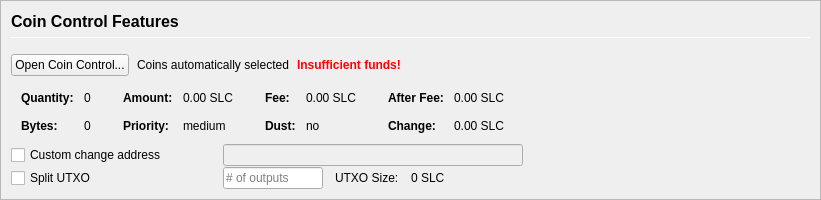
         <widget class="QFrame" name="frameCoinControl">
          <property name="sizePolicy">
           <sizepolicy hsizetype="Expanding" vsizetype="Expanding">
            <horstretch>0</horstretch>
            <verstretch>0</verstretch>
           </sizepolicy>
          </property>
          <property name="maximumSize">
           <size>
            <width>16777215</width>
            <height>16777215</height>
           </size>
          </property>
          <property name="frameShape">
           <enum>QFrame::StyledPanel</enum>
          </property>
          <property name="frameShadow">
           <enum>QFrame::Sunken</enum>
          </property>
          <layout class="QVBoxLayout" name="verticalLayoutCoinControl2">
           <property name="spacing">
            <number>0</number>
           </property>
           <property name="leftMargin">
            <number>0</number>
           </property>
           <property name="topMargin">
            <number>0</number>
           </property>
           <property name="rightMargin">
            <number>0</number>
           </property>
           <property name="bottomMargin">
            <number>0</number>
           </property>
           <item>
            <widget class="QFrame" name="frameCoinControl_BG">
             <layout class="QVBoxLayout" name="verticalLayoutCoinControl" stretch="0,0,0,0,0,0">
              <property name="spacing">
               <number>1</number>
              </property>
              <property name="leftMargin">
               <number>10</number>
              </property>
              <property name="topMargin">
               <number>10</number>
              </property>
              <item>
               <layout class="QHBoxLayout" name="horizontalLayoutCoinControl1">
                <property name="bottomMargin">
                 <number>15</number>
                </property>
                <item>
                 <layout class="QVBoxLayout" name="verticalLayout_3">
                  <property name="spacing">
                   <number>6</number>
                  </property>
                  <item>
                   <widget class="QLabel" name="labelCoinControlFeatures">
                    <property name="sizePolicy">
                     <sizepolicy hsizetype="Preferred" vsizetype="Maximum">
                      <horstretch>0</horstretch>
                      <verstretch>0</verstretch>
                     </sizepolicy>
                    </property>
                    <property name="minimumSize">
                     <size>
                      <width>0</width>
                      <height>20</height>
                     </size>
                    </property>
                    <property name="font">
                     <font>
                      <pointsize>12</pointsize>
                      <weight>75</weight>
                      <bold>true</bold>
                     </font>
                    </property>
                    <property name="styleSheet">
                     <string notr="true">font-weight:bold;</string>
                    </property>
                    <property name="text">
                     <string>Coin Control Features</string>
                    </property>
                   </widget>
                  </item>
                  <item>
                   <widget class="Line" name="line">
                    <property name="minimumSize">
                     <size>
                      <width>0</width>
                      <height>1</height>
                     </size>
                    </property>
                    <property name="maximumSize">
                     <size>
                      <width>16777215</width>
                      <height>1</height>
                     </size>
                    </property>
                    <property name="orientation">
                     <enum>Qt::Horizontal</enum>
                    </property>
                   </widget>
                  </item>
                 </layout>
                </item>
               </layout>
              </item>
              <item>
               <layout class="QHBoxLayout" name="horizontalLayoutCoinControl2" stretch="0,0,0,0">
                <property name="spacing">
                 <number>8</number>
                </property>
                <property name="bottomMargin">
                 <number>10</number>
                </property>
                <item>
                 <widget class="QPushButton" name="pushButtonCoinControl">
                  <property name="styleSheet">
                   <string notr="true"/>
                  </property>
                  <property name="text">
                   <string>Open Coin Control...</string>
                  </property>
                  <property name="autoDefault">
                   <bool>false</bool>
                  </property>
                 </widget>
                </item>
                <item>
                 <widget class="QLabel" name="labelCoinControlAutomaticallySelected">
                  <property name="text">
                   <string>Coins automatically selected</string>
                  </property>
                  <property name="margin">
                   <number>5</number>
                  </property>
                 </widget>
                </item>
                <item>
                 <widget class="QLabel" name="labelCoinControlInsuffFunds">
                  <property name="font">
                   <font>
                    <weight>75</weight>
                    <bold>true</bold>
                   </font>
                  </property>
                  <property name="styleSheet">
                   <string notr="true">color:red;font-weight:bold;</string>
                  </property>
                  <property name="text">
                   <string>Insufficient funds!</string>
                  </property>
                  <property name="margin">
                   <number>5</number>
                  </property>
                 </widget>
                </item>
                <item>
                 <spacer name="horizontalSpacerCoinControl">
                  <property name="orientation">
                   <enum>Qt::Horizontal</enum>
                  </property>
                  <property name="sizeHint" stdset="0">
                   <size>
                    <width>40</width>
                    <height>1</height>
                   </size>
                  </property>
                 </spacer>
                </item>
               </layout>
              </item>
              <item>
               <widget class="QWidget" name="widgetCoinControl" native="true">
                <property name="sizePolicy">
                 <sizepolicy hsizetype="Preferred" vsizetype="Preferred">
                  <horstretch>0</horstretch>
                  <verstretch>0</verstretch>
                 </sizepolicy>
                </property>
                <property name="minimumSize">
                 <size>
                  <width>0</width>
                  <height>0</height>
                 </size>
                </property>
                <property name="styleSheet">
                 <string notr="true"/>
                </property>
                <layout class="QHBoxLayout" name="horizontalLayoutCoinControl5">
                 <property name="leftMargin">
                  <number>0</number>
                 </property>
                 <property name="topMargin">
                  <number>0</number>
                 </property>
                 <property name="rightMargin">
                  <number>0</number>
                 </property>
                 <property name="bottomMargin">
                  <number>0</number>
                 </property>
                 <item>
                  <layout class="QHBoxLayout" name="horizontalLayoutCoinControl3" stretch="0,0,0,1">
                   <property name="spacing">
                    <number>20</number>
                   </property>
                   <property name="topMargin">
                    <number>0</number>
                   </property>
                   <property name="bottomMargin">
                    <number>10</number>
                   </property>
                   <item>
                    <layout class="QFormLayout" name="formLayoutCoinControl1">
                     <property name="horizontalSpacing">
                      <number>10</number>
                     </property>
                     <property name="verticalSpacing">
                      <number>14</number>
                     </property>
                     <property name="leftMargin">
                      <number>10</number>
                     </property>
                     <property name="topMargin">
                      <number>4</number>
                     </property>
                     <property name="rightMargin">
                      <number>6</number>
                     </property>
                     <item row="0" column="0">
                      <widget class="QLabel" name="labelCoinControlQuantityText">
                       <property name="font">
                        <font>
                         <weight>75</weight>
                         <bold>true</bold>
                        </font>
                       </property>
                       <property name="text">
                        <string>Quantity:</string>
                       </property>
                       <property name="margin">
                        <number>0</number>
                       </property>
                      </widget>
                     </item>
                     <item row="0" column="1">
                      <widget class="QLabel" name="labelCoinControlQuantity">
                       <property name="cursor">
                        <cursorShape>IBeamCursor</cursorShape>
                       </property>
                       <property name="contextMenuPolicy">
                        <enum>Qt::ActionsContextMenu</enum>
                       </property>
                       <property name="text">
                        <string notr="true">0</string>
                       </property>
                       <property name="margin">
                        <number>0</number>
                       </property>
                       <property name="textInteractionFlags">
                        <set>Qt::LinksAccessibleByMouse|Qt::TextSelectableByKeyboard|Qt::TextSelectableByMouse</set>
                       </property>
                      </widget>
                     </item>
                     <item row="1" column="0">
                      <widget class="QLabel" name="labelCoinControlBytesText">
                       <property name="font">
                        <font>
                         <weight>75</weight>
                         <bold>true</bold>
                        </font>
                       </property>
                       <property name="text">
                        <string>Bytes:</string>
                       </property>
                      </widget>
                     </item>
                     <item row="1" column="1">
                      <widget class="QLabel" name="labelCoinControlBytes">
                       <property name="cursor">
                        <cursorShape>IBeamCursor</cursorShape>
                       </property>
                       <property name="contextMenuPolicy">
                        <enum>Qt::ActionsContextMenu</enum>
                       </property>
                       <property name="text">
                        <string notr="true">0</string>
                       </property>
                       <property name="textInteractionFlags">
                        <set>Qt::LinksAccessibleByMouse|Qt::TextSelectableByKeyboard|Qt::TextSelectableByMouse</set>
                       </property>
                      </widget>
                     </item>
                    </layout>
                   </item>
                   <item>
                    <layout class="QFormLayout" name="formLayoutCoinControl2">
                     <property name="horizontalSpacing">
                      <number>10</number>
                     </property>
                     <property name="verticalSpacing">
                      <number>14</number>
                     </property>
                     <property name="leftMargin">
                      <number>6</number>
                     </property>
                     <property name="topMargin">
                      <number>4</number>
                     </property>
                     <property name="rightMargin">
                      <number>6</number>
                     </property>
                     <item row="0" column="0">
                      <widget class="QLabel" name="labelCoinControlAmountText">
                       <property name="font">
                        <font>
                         <weight>75</weight>
                         <bold>true</bold>
                        </font>
                       </property>
                       <property name="text">
                        <string>Amount:</string>
                       </property>
                       <property name="margin">
                        <number>0</number>
                       </property>
                      </widget>
                     </item>
                     <item row="0" column="1">
                      <widget class="QLabel" name="labelCoinControlAmount">
                       <property name="cursor">
                        <cursorShape>IBeamCursor</cursorShape>
                       </property>
                       <property name="contextMenuPolicy">
                        <enum>Qt::ActionsContextMenu</enum>
                       </property>
                       <property name="text">
                        <string notr="true">0.00 SLC</string>
                       </property>
                       <property name="textInteractionFlags">
                        <set>Qt::LinksAccessibleByMouse|Qt::TextSelectableByKeyboard|Qt::TextSelectableByMouse</set>
                       </property>
                      </widget>
                     </item>
                     <item row="1" column="0">
                      <widget class="QLabel" name="labelCoinControlPriorityText">
                       <property name="font">
                        <font>
                         <weight>75</weight>
                         <bold>true</bold>
                        </font>
                       </property>
                       <property name="text">
                        <string>Priority:</string>
                       </property>
                      </widget>
                     </item>
                     <item row="1" column="1">
                      <widget class="QLabel" name="labelCoinControlPriority">
                       <property name="cursor">
                        <cursorShape>IBeamCursor</cursorShape>
                       </property>
                       <property name="contextMenuPolicy">
                        <enum>Qt::ActionsContextMenu</enum>
                       </property>
                       <property name="text">
                        <string>medium</string>
                       </property>
                       <property name="textInteractionFlags">
                        <set>Qt::LinksAccessibleByMouse|Qt::TextSelectableByKeyboard|Qt::TextSelectableByMouse</set>
                       </property>
                      </widget>
                     </item>
                    </layout>
                   </item>
                   <item>
                    <layout class="QFormLayout" name="formLayoutCoinControl3">
                     <property name="horizontalSpacing">
                      <number>10</number>
                     </property>
                     <property name="verticalSpacing">
                      <number>14</number>
                     </property>
                     <property name="leftMargin">
                      <number>6</number>
                     </property>
                     <property name="topMargin">
                      <number>4</number>
                     </property>
                     <property name="rightMargin">
                      <number>6</number>
                     </property>
                     <item row="0" column="0">
                      <widget class="QLabel" name="labelCoinControlFeeText">
                       <property name="font">
                        <font>
                         <weight>75</weight>
                         <bold>true</bold>
                        </font>
                       </property>
                       <property name="text">
                        <string>Fee:</string>
                       </property>
                       <property name="margin">
                        <number>0</number>
                       </property>
                      </widget>
                     </item>
                     <item row="0" column="1">
                      <widget class="QLabel" name="labelCoinControlFee">
                       <property name="cursor">
                        <cursorShape>IBeamCursor</cursorShape>
                       </property>
                       <property name="contextMenuPolicy">
                        <enum>Qt::ActionsContextMenu</enum>
                       </property>
                       <property name="text">
                        <string notr="true">0.00 SLC</string>
                       </property>
                       <property name="textInteractionFlags">
                        <set>Qt::LinksAccessibleByMouse|Qt::TextSelectableByKeyboard|Qt::TextSelectableByMouse</set>
                       </property>
                      </widget>
                     </item>
                     <item row="1" column="0">
                      <widget class="QLabel" name="labelCoinControlLowOutputText">
                       <property name="font">
                        <font>
                         <weight>75</weight>
                         <bold>true</bold>
                        </font>
                       </property>
                       <property name="text">
                        <string>Dust:</string>
                       </property>
                      </widget>
                     </item>
                     <item row="1" column="1">
                      <widget class="QLabel" name="labelCoinControlLowOutput">
                       <property name="cursor">
                        <cursorShape>IBeamCursor</cursorShape>
                       </property>
                       <property name="contextMenuPolicy">
                        <enum>Qt::ActionsContextMenu</enum>
                       </property>
                       <property name="text">
                        <string>no</string>
                       </property>
                       <property name="textInteractionFlags">
                        <set>Qt::LinksAccessibleByMouse|Qt::TextSelectableByKeyboard|Qt::TextSelectableByMouse</set>
                       </property>
                      </widget>
                     </item>
                    </layout>
                   </item>
                   <item>
                    <layout class="QFormLayout" name="formLayoutCoinControl4">
                     <property name="horizontalSpacing">
                      <number>10</number>
                     </property>
                     <property name="verticalSpacing">
                      <number>14</number>
                     </property>
                     <property name="leftMargin">
                      <number>6</number>
                     </property>
                     <property name="topMargin">
                      <number>4</number>
                     </property>
                     <property name="rightMargin">
                      <number>6</number>
                     </property>
                     <item row="0" column="0">
                      <widget class="QLabel" name="labelCoinControlAfterFeeText">
                       <property name="font">
                        <font>
                         <weight>75</weight>
                         <bold>true</bold>
                        </font>
                       </property>
                       <property name="text">
                        <string>After Fee:</string>
                       </property>
                       <property name="margin">
                        <number>0</number>
                       </property>
                      </widget>
                     </item>
                     <item row="0" column="1">
                      <widget class="QLabel" name="labelCoinControlAfterFee">
                       <property name="cursor">
                        <cursorShape>IBeamCursor</cursorShape>
                       </property>
                       <property name="contextMenuPolicy">
                        <enum>Qt::ActionsContextMenu</enum>
                       </property>
                       <property name="text">
                        <string notr="true">0.00 SLC</string>
                       </property>
                       <property name="textInteractionFlags">
                        <set>Qt::LinksAccessibleByMouse|Qt::TextSelectableByKeyboard|Qt::TextSelectableByMouse</set>
                       </property>
                      </widget>
                     </item>
                     <item row="1" column="0">
                      <widget class="QLabel" name="labelCoinControlChangeText">
                       <property name="font">
                        <font>
                         <weight>75</weight>
                         <bold>true</bold>
                        </font>
                       </property>
                       <property name="text">
                        <string>Change:</string>
                       </property>
                      </widget>
                     </item>
                     <item row="1" column="1">
                      <widget class="QLabel" name="labelCoinControlChange">
                       <property name="cursor">
                        <cursorShape>IBeamCursor</cursorShape>
                       </property>
                       <property name="contextMenuPolicy">
                        <enum>Qt::ActionsContextMenu</enum>
                       </property>
                       <property name="text">
                        <string notr="true">0.00 SLC</string>
                       </property>
                       <property name="textInteractionFlags">
                        <set>Qt::LinksAccessibleByMouse|Qt::TextSelectableByKeyboard|Qt::TextSelectableByMouse</set>
                       </property>
                      </widget>
                     </item>
                    </layout>
                   </item>
                  </layout>
                 </item>
                </layout>
               </widget>
              </item>
              <item>
               <layout class="QHBoxLayout" name="horizontalLayoutCoinControl4">
                <property name="spacing">
                 <number>12</number>
                </property>
                <property name="sizeConstraint">
                 <enum>QLayout::SetDefaultConstraint</enum>
                </property>
                <property name="topMargin">
                 <number>0</number>
                </property>
                <property name="rightMargin">
                 <number>0</number>
                </property>
                <item>
                 <widget class="QCheckBox" name="checkBoxCoinControlChange">
                  <property name="sizePolicy">
                   <sizepolicy hsizetype="Preferred" vsizetype="Preferred">
                    <horstretch>0</horstretch>
                    <verstretch>0</verstretch>
                   </sizepolicy>
                  </property>
                  <property name="minimumSize">
                   <size>
                    <width>200</width>
                    <height>0</height>
                   </size>
                  </property>
                  <property name="maximumSize">
                   <size>
                    <width>200</width>
                    <height>16777215</height>
                   </size>
                  </property>
                  <property name="toolTip">
                   <string>If this is activated, but the change address is empty or invalid, change will be sent to a newly generated address.</string>
                  </property>
                  <property name="text">
                   <string>Custom change address</string>
                  </property>
                 </widget>
                </item>
                <item>
                 <widget class="QValidatedLineEdit" name="lineEditCoinControlChange">
                  <property name="enabled">
                   <bool>false</bool>
                  </property>
                  <property name="sizePolicy">
                   <sizepolicy hsizetype="Preferred" vsizetype="Preferred">
                    <horstretch>0</horstretch>
                    <verstretch>0</verstretch>
                   </sizepolicy>
                  </property>
                  <property name="minimumSize">
                   <size>
                    <width>300</width>
                    <height>0</height>
                   </size>
                  </property>
                 </widget>
                </item>
                <item>
                 <widget class="QLabel" name="labelCoinControlChangeLabel">
                  <property name="sizePolicy">
                   <sizepolicy hsizetype="Preferred" vsizetype="Preferred">
                    <horstretch>0</horstretch>
                    <verstretch>0</verstretch>
                   </sizepolicy>
                  </property>
                  <property name="minimumSize">
                   <size>
                    <width>100</width>
                    <height>0</height>
                   </size>
                  </property>
                  <property name="text">
                   <string/>
                  </property>
                  <property name="margin">
                   <number>3</number>
                  </property>
                 </widget>
                </item>
               </layout>
              </item>
              <item>
               <layout class="QHBoxLayout" name="horizontalLayoutCoinControl6">
                <property name="spacing">
                 <number>12</number>
                </property>
                <property name="rightMargin">
                 <number>0</number>
                </property>
                <item>
                 <widget class="QCheckBox" name="splitBlockCheckBox">
                  <property name="sizePolicy">
                   <sizepolicy hsizetype="Preferred" vsizetype="Preferred">
                    <horstretch>0</horstretch>
                    <verstretch>0</verstretch>
                   </sizepolicy>
                  </property>
                  <property name="minimumSize">
                   <size>
                    <width>200</width>
                    <height>0</height>
                   </size>
                  </property>
                  <property name="maximumSize">
                   <size>
                    <width>200</width>
                    <height>16777215</height>
                   </size>
                  </property>
                  <property name="text">
                   <string>Split UTXO</string>
                  </property>
                 </widget>
                </item>
                <item>
                 <widget class="QLineEdit" name="splitBlockLineEdit">
                  <property name="sizePolicy">
                   <sizepolicy hsizetype="Preferred" vsizetype="Preferred">
                    <horstretch>50</horstretch>
                    <verstretch>0</verstretch>
                   </sizepolicy>
                  </property>
                  <property name="minimumSize">
                   <size>
                    <width>100</width>
                    <height>0</height>
                   </size>
                  </property>
                  <property name="maximumSize">
                   <size>
                    <width>100</width>
                    <height>16777215</height>
                   </size>
                  </property>
                  <property name="placeholderText">
                   <string># of outputs</string>
                  </property>
                 </widget>
                </item>
                <item>
                 <widget class="QLabel" name="labelBlockSizeText">
                  <property name="text">
                   <string>UTXO Size:</string>
                  </property>
                 </widget>
                </item>
                <item>
                 <widget class="QLabel" name="labelBlockSize">
                  <property name="text">
                   <string>0 SLC</string>
                  </property>
                 </widget>
                </item>
                <item>
                 <spacer name="horizontalSpacer_7">
                  <property name="orientation">
                   <enum>Qt::Horizontal</enum>
                  </property>
                  <property name="sizeHint" stdset="0">
                   <size>
                    <width>40</width>
                    <height>20</height>
                   </size>
                  </property>
                 </spacer>
                </item>
               </layout>
              </item>
              <item>
               <spacer name="verticalSpacerCoinControl">
                <property name="orientation">
                 <enum>Qt::Vertical</enum>
                </property>
                <property name="sizeHint" stdset="0">
                 <size>
                  <width>800</width>
                  <height>1</height>
                 </size>
                </property>
               </spacer>
              </item>
             </layout>
            </widget>
           </item>
          </layout>
         </widget>
